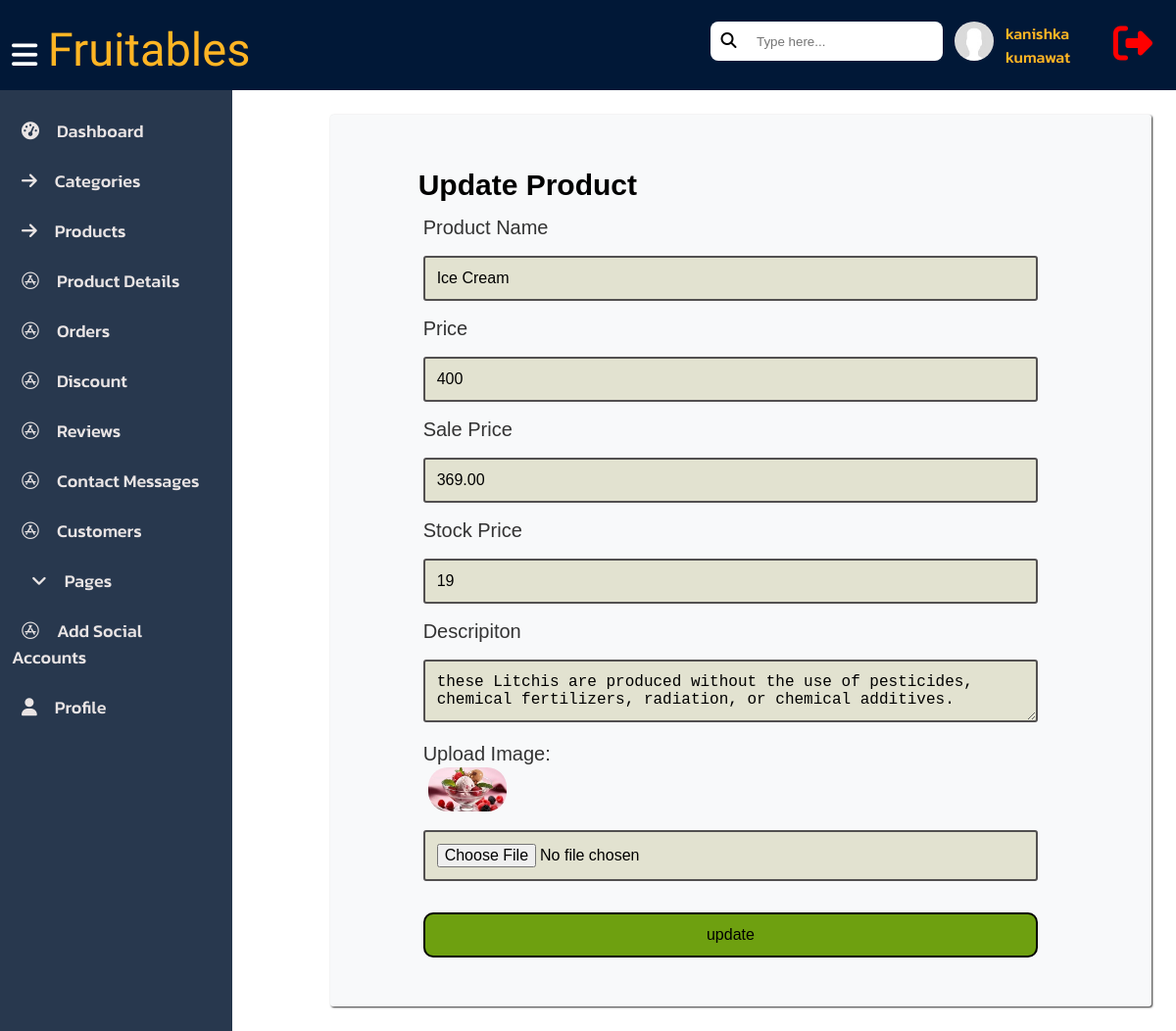
Screenshot of /admin/pages/edit_product.php?id=60 (signed in) with the database file from the repository.
### tables this page shows
CREATE TABLE `product` (
  `id` int(20) NOT NULL,
  `image` varchar(225) NOT NULL,
  `p_name` varchar(225) NOT NULL,
  `description` text NOT NULL,
  `price` varchar(225) NOT NULL,
  `brand_id` int(20) NOT NULL,
  `category_id` int(11) NOT NULL,
  `stock_level` int(20) DEFAULT NULL,
  `sale_price` decimal(10,2) DEFAULT NULL
);

### admin/pages/edit_product.php (the view, shortened to what this page needs)
<?php
include('connectmysql.php');
$product_id = isset($_GET['id'])? ($_GET['id']):"";
if($product_id){
    $sql = "SELECT * FROM product WHERE  id = ?";
    $sql = $conn->prepare($sql);
    $sql->bind_param('s', $product_id);
    $sql->execute();
    $result = $sql->get_result();
    $productdetails = $result->fetch_assoc();
}
include("navbar.php");
?>
  <div class="container-from">
    <section>
      <div class="container-sidenav">
        <?php include('sidenavbar.php')?>
      </div>
      <div class="container">
        <h1 class="text-secondary">Update Product</h1>
        <form action="" class="form_data" method="post" novalidate enctype="multipart/form-data">
          <div>
            <label for="product name">Product Name</label>
            <input type="text" id="p_name" name="p_name" placeholder="Name"
              value="<?= isset($productdetails['p_name']) ? htmlspecialchars($productdetails['p_name']):'';?>">
          </div>
          <div>
            <label for="Price">Price</label>
            <input type="number" id="price" name="price" placeholder="price"
              value="<?= isset($productdetails['price']) ? htmlspecialchars($productdetails['price']):'';?>">
          </div>
          <div>
            <label for="sale Price">Sale Price</label>
            <input type="number" id="sale_price" name="sale_price" placeholder="Sale price"
              value="<?= isset($productdetails['sale_price']) ? htmlspecialchars($productdetails['sale_price']):'';?>">
          </div>
          <div>
            <label for="Stock level">Stock Price</label>
            <input type="number" id="stock_level" name="stock_level" placeholder="Stock level"
              value="<?= isset($productdetails['stock_level']) ? htmlspecialchars($productdetails['stock_level']):'';?>">
          </div>
          <div>
            <label for="description">Descripiton</label>
            <textarea name="description" id="description"
              placeholder="description"><?= isset($productdetails['description']) ? htmlspecialchars($productdetails['description']):'';?></textarea>
          </div>
          <div>
            <label for="image">Upload Image:</label>
            <img class="image_update" src="../imgs/<?= htmlspecialchars($productdetails['image']); ?>" alt="sorry"><br>
            <input type="file" name="image" id="image" value="">
          </div>
          <div class="update_delete">
            <input type="submit" name="update" value="update">
          </div>
        </form>
      </div>
    </section>
  </div>
</body>
</html>

### admin/pages/pcss/dashboard.css (style rules this page uses)
.container-sidenav { width: 20%; display: contents; }

### admin/pages/pcss/form.css (style rules this page uses)
section { display: flex; }
.container { width: 65%; margin: 25px; margin-left: 100px; padding: 20px; padding-left: 80px; background-color: #f8f9fa; border-radius: 3px; box-shadow: 1px 1px 2px rgb(46, 46, 46); }
.text-secondary { padding-top: 25px; margin: 10px; font-size: 30px; }
label { margin: 15px; margin-bottom: 2px; display: block; color: #333; font-size: 20px; }
.form_data input { width: 85%; margin: 15px; margin-bottom: 2px; box-sizing: border-box; border: 2px solid rgb(82, 80, 80); border-radius: 3px; padding: 12px; font-size: 16px; background-color: #e2e2d0; }
.form_data textarea { width: 85%; margin: 15px; margin-bottom: 2px; box-sizing: border-box; border: 2px solid rgb(82, 80, 80); border-radius: 3px; padding: 12px; font-size: 16px; background-color: #e2e2d0; }
input[type="submit"] { cursor: pointer; margin-top: 30px; margin-bottom: 30px; border: 2px solid black; border-radius: 10px; background-color: #6ea010; }
.image_update { width: 80px; border-radius: 20px; margin-left: 20px; }

### admin/pages/pcss/pages.css (style rules this page uses)
body { font-family: "Ubuntu", sans-serif; font-weight: 500; font-style: normal; }
section { display: flex; }

### admin/pages/pcss/products.css (style rules this page uses)
section { display: flex; }
.container-sidenav { width: 20%; display: contents; }

### admin/pages/pcss/orders.css (style rules this page uses)
section { display: flex; }

### admin/pages/pcss/top-navbar.css (style rules this page uses)
body { margin: 0%; }

### rows the page displays
product: p_name "Ice Cream", price "400", sale_price "369.00", stock_level "19", description "these Litchis are produced without the use of pesticides, chemical fertilizers, radiation, or chemical additives.", image (picture)

### other values shown
$userdetails['userName'] "kanishka kumawat"
